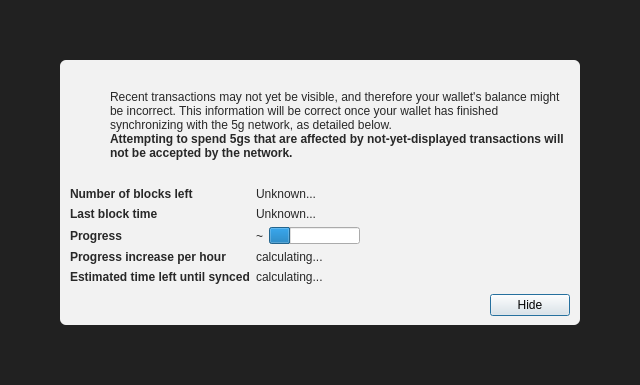
<?xml version="1.0" encoding="UTF-8"?>
<ui version="4.0">
 <class>ModalOverlay</class>
 <widget class="ModalOverlay" name="ModalOverlay">
  <property name="geometry">
   <rect>
    <x>0</x>
    <y>0</y>
    <width>640</width>
    <height>385</height>
   </rect>
  </property>
  <property name="windowTitle">
   <string>Form</string>
  </property>
  <layout class="QVBoxLayout" name="verticalLayout" stretch="0">
   <property name="sizeConstraint">
    <enum>QLayout::SetDefaultConstraint</enum>
   </property>
   <property name="leftMargin">
    <number>0</number>
   </property>
   <property name="topMargin">
    <number>0</number>
   </property>
   <property name="rightMargin">
    <number>0</number>
   </property>
   <property name="bottomMargin">
    <number>0</number>
   </property>
   <item>
    <widget class="QWidget" name="bgWidget" native="true">
     <property name="styleSheet">
      <string notr="true">#bgWidget { background: rgba(0,0,0,220); }</string>
     </property>
     <layout class="QVBoxLayout" name="verticalLayoutMain" stretch="1">
      <property name="leftMargin">
       <number>60</number>
      </property>
      <property name="topMargin">
       <number>60</number>
      </property>
      <property name="rightMargin">
       <number>60</number>
      </property>
      <property name="bottomMargin">
       <number>60</number>
      </property>
      <item>
       <widget class="QWidget" name="contentWidget" native="true">
        <property name="styleSheet">
         <string notr="true">#contentWidget { background: rgba(255,255,255,240); border-radius: 6px; }

QLabel { color: rgb(40,40,40);  }</string>
        </property>
        <layout class="QVBoxLayout" name="verticalLayoutSub" stretch="1,0,0,0">
         <property name="spacing">
          <number>0</number>
         </property>
         <property name="leftMargin">
          <number>10</number>
         </property>
         <property name="topMargin">
          <number>10</number>
         </property>
         <property name="rightMargin">
          <number>10</number>
         </property>
         <property name="bottomMargin">
          <number>10</number>
         </property>
         <item>
          <layout class="QHBoxLayout" name="horizontalLayoutIconText" stretch="0,1">
           <property name="topMargin">
            <number>20</number>
           </property>
           <item>
            <layout class="QVBoxLayout" name="verticalLayoutIcon">
             <property name="leftMargin">
              <number>0</number>
             </property>
             <item>
              <widget class="QPushButton" name="warningIcon">
               <property name="enabled">
                <bool>false</bool>
               </property>
               <property name="text">
                <string/>
               </property>
               <property name="icon">
                <iconset>
                 <normaloff>:/icons/warning</normaloff>
                 <disabledoff>:/icons/warning</disabledoff>:/icons/warning</iconset>
               </property>
               <property name="iconSize">
                <size>
                 <width>48</width>
                 <height>48</height>
                </size>
               </property>
               <property name="flat">
                <bool>true</bool>
               </property>
              </widget>
             </item>
             <item>
              <spacer name="verticalSpacerWarningIcon">
               <property name="orientation">
                <enum>Qt::Vertical</enum>
               </property>
               <property name="sizeHint" stdset="0">
                <size>
                 <width>20</width>
                 <height>40</height>
                </size>
               </property>
              </spacer>
             </item>
            </layout>
           </item>
           <item>
            <layout class="QVBoxLayout" name="verticalLayoutInfoText">
             <property name="leftMargin">
              <number>0</number>
             </property>
             <property name="topMargin">
              <number>0</number>
             </property>
             <item>
              <widget class="QLabel" name="infoText">
               <property name="text">
                <string>Recent transactions may not yet be visible, and therefore your wallet's balance might be incorrect. This information will be correct once your wallet has finished synchronizing with the 5g network, as detailed below.</string>
               </property>
               <property name="textFormat">
                <enum>Qt::RichText</enum>
               </property>
               <property name="wordWrap">
                <bool>true</bool>
               </property>
              </widget>
             </item>
             <item>
              <widget class="QLabel" name="infoTextStrong">
               <property name="font">
                <font>
                 <weight>75</weight>
                 <bold>true</bold>
                </font>
               </property>
               <property name="text">
                <string>Attempting to spend 5gs that are affected by not-yet-displayed transactions will not be accepted by the network.</string>
               </property>
               <property name="textFormat">
                <enum>Qt::RichText</enum>
               </property>
               <property name="wordWrap">
                <bool>true</bool>
               </property>
              </widget>
             </item>
             <item>
              <spacer name="verticalSpacerInTextSpace">
               <property name="orientation">
                <enum>Qt::Vertical</enum>
               </property>
               <property name="sizeHint" stdset="0">
                <size>
                 <width>20</width>
                 <height>40</height>
                </size>
               </property>
              </spacer>
             </item>
            </layout>
           </item>
          </layout>
         </item>
         <item>
          <spacer name="verticalSpacerAfterText">
           <property name="orientation">
            <enum>Qt::Vertical</enum>
           </property>
           <property name="sizeHint" stdset="0">
            <size>
             <width>20</width>
             <height>40</height>
            </size>
           </property>
          </spacer>
         </item>
         <item>
          <layout class="QFormLayout" name="formLayout">
           <property name="fieldGrowthPolicy">
            <enum>QFormLayout::FieldsStayAtSizeHint</enum>
           </property>
           <property name="horizontalSpacing">
            <number>6</number>
           </property>
           <property name="verticalSpacing">
            <number>6</number>
           </property>
           <property name="topMargin">
            <number>10</number>
           </property>
           <item row="0" column="0">
            <widget class="QLabel" name="labelNumberOfBlocksLeft">
             <property name="font">
              <font>
               <weight>75</weight>
               <bold>true</bold>
              </font>
             </property>
             <property name="text">
              <string>Number of blocks left</string>
             </property>
            </widget>
           </item>
           <item row="0" column="1">
            <widget class="QLabel" name="numberOfBlocksLeft">
             <property name="text">
              <string>Unknown...</string>
             </property>
            </widget>
           </item>
           <item row="1" column="0">
            <widget class="QLabel" name="labelLastBlockTime">
             <property name="font">
              <font>
               <weight>75</weight>
               <bold>true</bold>
              </font>
             </property>
             <property name="text">
              <string>Last block time</string>
             </property>
            </widget>
           </item>
           <item row="1" column="1">
            <widget class="QLabel" name="newestBlockDate">
             <property name="sizePolicy">
              <sizepolicy hsizetype="Maximum" vsizetype="Preferred">
               <horstretch>0</horstretch>
               <verstretch>0</verstretch>
              </sizepolicy>
             </property>
             <property name="text">
              <string>Unknown...</string>
             </property>
            </widget>
           </item>
           <item row="2" column="0">
            <widget class="QLabel" name="labelSyncDone">
             <property name="font">
              <font>
               <weight>75</weight>
               <bold>true</bold>
              </font>
             </property>
             <property name="text">
              <string>Progress</string>
             </property>
            </widget>
           </item>
           <item row="2" column="1">
            <layout class="QHBoxLayout" name="horizontalLayoutSync" stretch="0,1">
             <item>
              <widget class="QLabel" name="percentageProgress">
               <property name="text">
                <string notr="true">~</string>
               </property>
              </widget>
             </item>
             <item>
              <widget class="QProgressBar" name="progressBar">
               <property name="value">
                <number>24</number>
               </property>
               <property name="format">
                <string/>
               </property>
              </widget>
             </item>
            </layout>
           </item>
           <item row="4" column="0">
            <widget class="QLabel" name="labelProgressIncrease">
             <property name="font">
              <font>
               <weight>75</weight>
               <bold>true</bold>
              </font>
             </property>
             <property name="text">
              <string>Progress increase per hour</string>
             </property>
            </widget>
           </item>
           <item row="4" column="1">
            <widget class="QLabel" name="progressIncreasePerH">
             <property name="text">
              <string>calculating...</string>
             </property>
            </widget>
           </item>
           <item row="5" column="0">
            <widget class="QLabel" name="labelEstimatedTimeLeft">
             <property name="font">
              <font>
               <weight>75</weight>
               <bold>true</bold>
              </font>
             </property>
             <property name="text">
              <string>Estimated time left until synced</string>
             </property>
            </widget>
           </item>
           <item row="5" column="1">
            <widget class="QLabel" name="expectedTimeLeft">
             <property name="text">
              <string>calculating...</string>
             </property>
            </widget>
           </item>
          </layout>
         </item>
         <item>
          <layout class="QHBoxLayout" name="horizontalLayoutButtons">
           <property name="leftMargin">
            <number>10</number>
           </property>
           <property name="topMargin">
            <number>10</number>
           </property>
           <item>
            <spacer name="horizontalSpacer">
             <property name="orientation">
              <enum>Qt::Horizontal</enum>
             </property>
             <property name="sizeHint" stdset="0">
              <size>
               <width>40</width>
               <height>20</height>
              </size>
             </property>
            </spacer>
           </item>
           <item>
            <widget class="QPushButton" name="closeButton">
             <property name="text">
              <string>Hide</string>
             </property>
             <property name="focusPolicy">
              <enum>Qt::StrongFocus</enum>
             </property>
             <property name="default">
              <bool>true</bool>
             </property>
            </widget>
           </item>
          </layout>
         </item>
        </layout>
       </widget>
      </item>
     </layout>
    </widget>
   </item>
  </layout>
 </widget>
 <customwidgets>
  <customwidget>
   <class>ModalOverlay</class>
   <extends>QWidget</extends>
   <header>qt/modaloverlay.h</header>
   <container>1</container>
  </customwidget>
 </customwidgets>
 <resources/>
 <connections/>
</ui>
